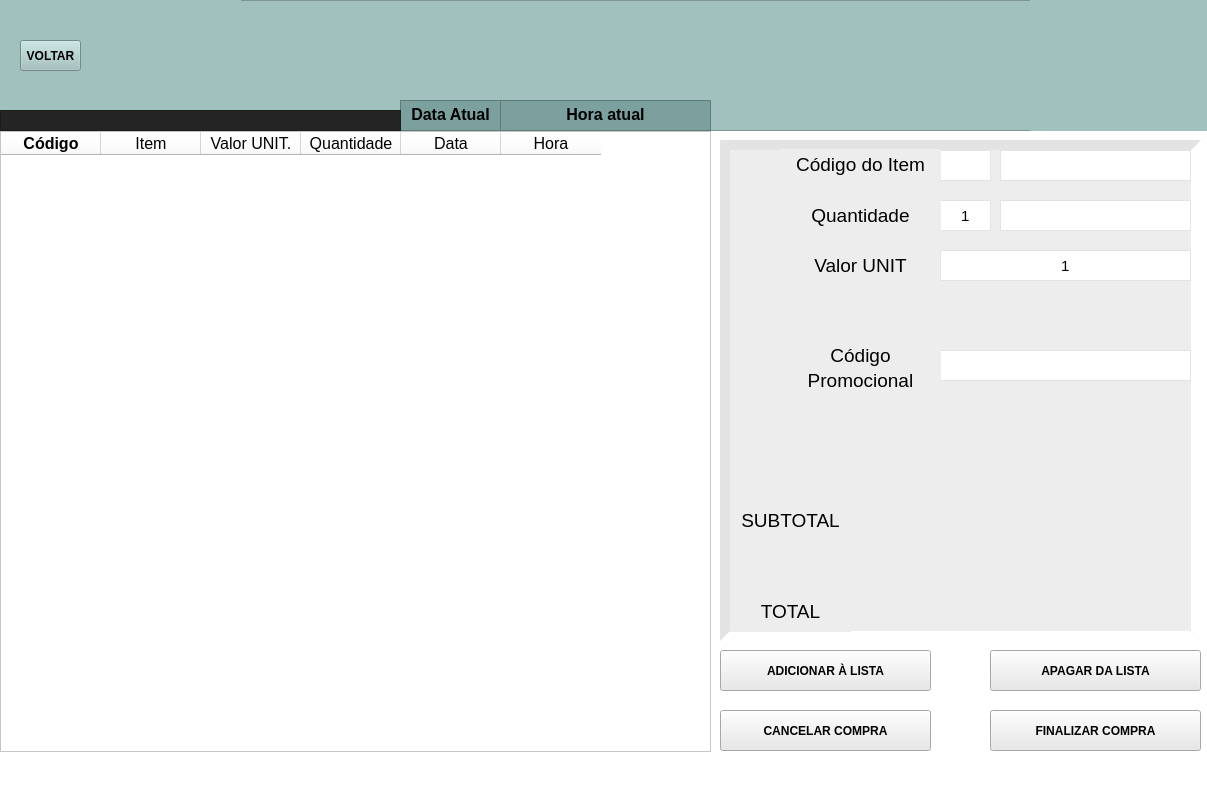
<?xml version="1.0" encoding="UTF-8"?>
<ui version="4.0">
 <class>MainWindow</class>
 <widget class="QMainWindow" name="MainWindow">
  <property name="geometry">
   <rect>
    <x>0</x>
    <y>0</y>
    <width>1207</width>
    <height>795</height>
   </rect>
  </property>
  <property name="windowTitle">
   <string>MainWindow</string>
  </property>
  <property name="styleSheet">
   <string notr="true">background-color: rgb(255, 255, 255);</string>
  </property>
  <widget class="QWidget" name="centralwidget">
   <widget class="QFrame" name="frame">
    <property name="geometry">
     <rect>
      <x>0</x>
      <y>0</y>
      <width>1221</width>
      <height>131</height>
     </rect>
    </property>
    <property name="styleSheet">
     <string notr="true">background-color: rgb(161, 193, 190);</string>
    </property>
    <property name="frameShape">
     <enum>QFrame::StyledPanel</enum>
    </property>
    <property name="frameShadow">
     <enum>QFrame::Raised</enum>
    </property>
    <widget class="QLabel" name="logo_3">
     <property name="geometry">
      <rect>
       <x>-10</x>
       <y>-50</y>
       <width>231</width>
       <height>251</height>
      </rect>
     </property>
     <property name="text">
      <string/>
     </property>
     <property name="pixmap">
      <pixmap>../../../../../964742/Downloads/Meteoro_Calçados_Logo-removebg-preview.png</pixmap>
     </property>
     <property name="scaledContents">
      <bool>true</bool>
     </property>
    </widget>
    <widget class="QLabel" name="label">
     <property name="geometry">
      <rect>
       <x>10</x>
       <y>-40</y>
       <width>231</width>
       <height>241</height>
      </rect>
     </property>
     <property name="text">
      <string/>
     </property>
     <property name="pixmap">
      <pixmap>../../../../../963914/Downloads/Meteoro_Calçados_Logo-removebg-preview.png</pixmap>
     </property>
     <property name="scaledContents">
      <bool>true</bool>
     </property>
    </widget>
    <widget class="QPushButton" name="bt_voltar">
     <property name="geometry">
      <rect>
       <x>20</x>
       <y>40</y>
       <width>61</width>
       <height>31</height>
      </rect>
     </property>
     <property name="font">
      <font>
       <weight>75</weight>
       <bold>true</bold>
      </font>
     </property>
     <property name="cursor">
      <cursorShape>PointingHandCursor</cursorShape>
     </property>
     <property name="styleSheet">
      <string notr="true">background-color: rgb(161, 193, 190);</string>
     </property>
     <property name="text">
      <string>VOLTAR</string>
     </property>
     <property name="icon">
      <iconset>
       <normaloff>../../../../../964742/Downloads/image (1).png</normaloff>../../../../../964742/Downloads/image (1).png</iconset>
     </property>
     <property name="iconSize">
      <size>
       <width>55</width>
       <height>55</height>
      </size>
     </property>
    </widget>
    <widget class="QLabel" name="label_2">
     <property name="geometry">
      <rect>
       <x>1030</x>
       <y>-30</y>
       <width>181</width>
       <height>191</height>
      </rect>
     </property>
     <property name="text">
      <string/>
     </property>
     <property name="pixmap">
      <pixmap>../images/Meteoro Calçados Logo.png</pixmap>
     </property>
     <property name="scaledContents">
      <bool>true</bool>
     </property>
     <property name="indent">
      <number>0</number>
     </property>
     <property name="openExternalLinks">
      <bool>false</bool>
     </property>
     <property name="textInteractionFlags">
      <set>Qt::NoTextInteraction</set>
     </property>
    </widget>
    <widget class="QTextEdit" name="textHora">
     <property name="geometry">
      <rect>
       <x>500</x>
       <y>100</y>
       <width>211</width>
       <height>31</height>
      </rect>
     </property>
     <property name="font">
      <font>
       <family>Arial</family>
       <pointsize>12</pointsize>
       <weight>75</weight>
       <bold>true</bold>
      </font>
     </property>
     <property name="styleSheet">
      <string notr="true">background-color: #7ba09d;
border-color: rgb(76, 99, 97);</string>
     </property>
     <property name="html">
      <string>&lt;!DOCTYPE HTML PUBLIC &quot;-//W3C//DTD HTML 4.0//EN&quot; &quot;http://www.w3.org/TR/REC-html40/strict.dtd&quot;&gt;
&lt;html&gt;&lt;head&gt;&lt;meta name=&quot;qrichtext&quot; content=&quot;1&quot; /&gt;&lt;style type=&quot;text/css&quot;&gt;
p, li { white-space: pre-wrap; }
&lt;/style&gt;&lt;/head&gt;&lt;body style=&quot; font-family:'Arial'; font-size:12pt; font-weight:600; font-style:normal;&quot;&gt;
&lt;p align=&quot;center&quot; style=&quot; margin-top:0px; margin-bottom:0px; margin-left:0px; margin-right:0px; -qt-block-indent:0; text-indent:0px;&quot;&gt;Hora atual&lt;/p&gt;&lt;/body&gt;&lt;/html&gt;</string>
     </property>
    </widget>
    <widget class="QTextEdit" name="textData">
     <property name="geometry">
      <rect>
       <x>400</x>
       <y>100</y>
       <width>101</width>
       <height>31</height>
      </rect>
     </property>
     <property name="font">
      <font>
       <family>Arial</family>
       <pointsize>12</pointsize>
       <weight>75</weight>
       <bold>true</bold>
      </font>
     </property>
     <property name="styleSheet">
      <string notr="true">background-color: #7ba09d;
border-color: rgb(76, 99, 97);</string>
     </property>
     <property name="html">
      <string>&lt;!DOCTYPE HTML PUBLIC &quot;-//W3C//DTD HTML 4.0//EN&quot; &quot;http://www.w3.org/TR/REC-html40/strict.dtd&quot;&gt;
&lt;html&gt;&lt;head&gt;&lt;meta name=&quot;qrichtext&quot; content=&quot;1&quot; /&gt;&lt;style type=&quot;text/css&quot;&gt;
p, li { white-space: pre-wrap; }
&lt;/style&gt;&lt;/head&gt;&lt;body style=&quot; font-family:'Arial'; font-size:12pt; font-weight:600; font-style:normal;&quot;&gt;
&lt;p align=&quot;center&quot; style=&quot; margin-top:0px; margin-bottom:0px; margin-left:0px; margin-right:0px; -qt-block-indent:0; text-indent:0px;&quot;&gt;Data Atual&lt;/p&gt;&lt;/body&gt;&lt;/html&gt;</string>
     </property>
    </widget>
   </widget>
   <widget class="QTableWidget" name="tableVendas">
    <property name="geometry">
     <rect>
      <x>0</x>
      <y>131</y>
      <width>711</width>
      <height>621</height>
     </rect>
    </property>
    <column>
     <property name="text">
      <string>Código</string>
     </property>
     <property name="font">
      <font>
       <pointsize>12</pointsize>
       <weight>75</weight>
       <bold>true</bold>
      </font>
     </property>
    </column>
    <column>
     <property name="text">
      <string>Item</string>
     </property>
     <property name="font">
      <font>
       <pointsize>12</pointsize>
      </font>
     </property>
    </column>
    <column>
     <property name="text">
      <string>Valor UNIT.</string>
     </property>
     <property name="font">
      <font>
       <pointsize>12</pointsize>
      </font>
     </property>
    </column>
    <column>
     <property name="text">
      <string>Quantidade</string>
     </property>
     <property name="font">
      <font>
       <pointsize>12</pointsize>
      </font>
     </property>
    </column>
    <column>
     <property name="text">
      <string>Data</string>
     </property>
     <property name="font">
      <font>
       <pointsize>12</pointsize>
      </font>
     </property>
    </column>
    <column>
     <property name="text">
      <string>Hora</string>
     </property>
     <property name="font">
      <font>
       <pointsize>12</pointsize>
      </font>
     </property>
    </column>
   </widget>
   <widget class="QFrame" name="frame_3">
    <property name="geometry">
     <rect>
      <x>0</x>
      <y>110</y>
      <width>401</width>
      <height>21</height>
     </rect>
    </property>
    <property name="styleSheet">
     <string notr="true">background-color: rgb(36, 36, 36);</string>
    </property>
    <property name="frameShape">
     <enum>QFrame::StyledPanel</enum>
    </property>
    <property name="frameShadow">
     <enum>QFrame::Raised</enum>
    </property>
   </widget>
   <widget class="QPushButton" name="bt_finalizar">
    <property name="geometry">
     <rect>
      <x>990</x>
      <y>710</y>
      <width>211</width>
      <height>41</height>
     </rect>
    </property>
    <property name="font">
     <font>
      <weight>75</weight>
      <bold>true</bold>
     </font>
    </property>
    <property name="cursor">
     <cursorShape>PointingHandCursor</cursorShape>
    </property>
    <property name="styleSheet">
     <string notr="true">background-color: #e8e8e8;</string>
    </property>
    <property name="text">
     <string>FINALIZAR COMPRA</string>
    </property>
    <property name="icon">
     <iconset>
      <normaloff>../../../../../964742/Downloads/image (1).png</normaloff>../../../../../964742/Downloads/image (1).png</iconset>
    </property>
    <property name="iconSize">
     <size>
      <width>55</width>
      <height>55</height>
     </size>
    </property>
   </widget>
   <widget class="QPushButton" name="bt_salvar">
    <property name="geometry">
     <rect>
      <x>720</x>
      <y>650</y>
      <width>211</width>
      <height>41</height>
     </rect>
    </property>
    <property name="font">
     <font>
      <weight>75</weight>
      <bold>true</bold>
     </font>
    </property>
    <property name="cursor">
     <cursorShape>PointingHandCursor</cursorShape>
    </property>
    <property name="styleSheet">
     <string notr="true">background-color: #e8e8e8;</string>
    </property>
    <property name="text">
     <string>ADICIONAR À LISTA</string>
    </property>
    <property name="icon">
     <iconset>
      <normaloff>../../../../../964742/Downloads/image (1).png</normaloff>../../../../../964742/Downloads/image (1).png</iconset>
    </property>
    <property name="iconSize">
     <size>
      <width>55</width>
      <height>55</height>
     </size>
    </property>
   </widget>
   <widget class="QPushButton" name="bt_excluir">
    <property name="geometry">
     <rect>
      <x>990</x>
      <y>650</y>
      <width>211</width>
      <height>41</height>
     </rect>
    </property>
    <property name="font">
     <font>
      <weight>75</weight>
      <bold>true</bold>
     </font>
    </property>
    <property name="cursor">
     <cursorShape>PointingHandCursor</cursorShape>
    </property>
    <property name="styleSheet">
     <string notr="true">background-color: #e8e8e8;</string>
    </property>
    <property name="text">
     <string>APAGAR DA LISTA</string>
    </property>
    <property name="icon">
     <iconset>
      <normaloff>../../../../../964742/Downloads/image (1).png</normaloff>../../../../../964742/Downloads/image (1).png</iconset>
    </property>
    <property name="iconSize">
     <size>
      <width>55</width>
      <height>55</height>
     </size>
    </property>
   </widget>
   <widget class="QPushButton" name="bt_cancelar">
    <property name="geometry">
     <rect>
      <x>720</x>
      <y>710</y>
      <width>211</width>
      <height>41</height>
     </rect>
    </property>
    <property name="font">
     <font>
      <weight>75</weight>
      <bold>true</bold>
     </font>
    </property>
    <property name="cursor">
     <cursorShape>PointingHandCursor</cursorShape>
    </property>
    <property name="styleSheet">
     <string notr="true">background-color: #e8e8e8;</string>
    </property>
    <property name="text">
     <string>CANCELAR COMPRA</string>
    </property>
    <property name="icon">
     <iconset>
      <normaloff>../../../../../964742/Downloads/image (1).png</normaloff>../../../../../964742/Downloads/image (1).png</iconset>
    </property>
    <property name="iconSize">
     <size>
      <width>55</width>
      <height>55</height>
     </size>
    </property>
   </widget>
   <widget class="QFrame" name="frame_4">
    <property name="geometry">
     <rect>
      <x>720</x>
      <y>140</y>
      <width>481</width>
      <height>501</height>
     </rect>
    </property>
    <property name="styleSheet">
     <string notr="true">background-color:#ededed;
border-width: 10px;
border-style: inset;
border-color: #e3e3e3;</string>
    </property>
    <property name="frameShape">
     <enum>QFrame::StyledPanel</enum>
    </property>
    <property name="frameShadow">
     <enum>QFrame::Raised</enum>
    </property>
    <widget class="QLineEdit" name="lineCod">
     <property name="geometry">
      <rect>
       <x>220</x>
       <y>10</y>
       <width>51</width>
       <height>31</height>
      </rect>
     </property>
     <property name="font">
      <font>
       <family>Arial</family>
       <pointsize>11</pointsize>
       <weight>50</weight>
       <bold>false</bold>
      </font>
     </property>
     <property name="styleSheet">
      <string notr="true">border-width: 1px;
border-style: solid;
border-color:#e3e3e3;
background-color: #ffffff;</string>
     </property>
     <property name="text">
      <string/>
     </property>
     <property name="alignment">
      <set>Qt::AlignCenter</set>
     </property>
    </widget>
    <widget class="QLineEdit" name="lineQuant">
     <property name="geometry">
      <rect>
       <x>220</x>
       <y>60</y>
       <width>51</width>
       <height>31</height>
      </rect>
     </property>
     <property name="font">
      <font>
       <family>Arial</family>
       <pointsize>11</pointsize>
       <weight>50</weight>
       <bold>false</bold>
      </font>
     </property>
     <property name="styleSheet">
      <string notr="true">border-width: 1px;
border-style: solid;
border-color:#e3e3e3;
background-color: #ffffff;</string>
     </property>
     <property name="text">
      <string>1</string>
     </property>
     <property name="alignment">
      <set>Qt::AlignCenter</set>
     </property>
    </widget>
    <widget class="QLabel" name="label_3">
     <property name="geometry">
      <rect>
       <x>60</x>
       <y>9</y>
       <width>161</width>
       <height>31</height>
      </rect>
     </property>
     <property name="font">
      <font>
       <family>Arial</family>
       <pointsize>14</pointsize>
       <weight>50</weight>
       <bold>false</bold>
      </font>
     </property>
     <property name="styleSheet">
      <string notr="true">border: none;
</string>
     </property>
     <property name="text">
      <string>Código do Item</string>
     </property>
     <property name="alignment">
      <set>Qt::AlignCenter</set>
     </property>
    </widget>
    <widget class="QLabel" name="label_4">
     <property name="geometry">
      <rect>
       <x>60</x>
       <y>60</y>
       <width>161</width>
       <height>31</height>
      </rect>
     </property>
     <property name="font">
      <font>
       <family>Arial</family>
       <pointsize>14</pointsize>
       <weight>50</weight>
       <bold>false</bold>
      </font>
     </property>
     <property name="styleSheet">
      <string notr="true">border: none;
</string>
     </property>
     <property name="text">
      <string>Quantidade</string>
     </property>
     <property name="alignment">
      <set>Qt::AlignCenter</set>
     </property>
    </widget>
    <widget class="QLineEdit" name="lineTotal">
     <property name="geometry">
      <rect>
       <x>130</x>
       <y>450</y>
       <width>341</width>
       <height>41</height>
      </rect>
     </property>
     <property name="font">
      <font>
       <family>Arial</family>
       <pointsize>18</pointsize>
      </font>
     </property>
     <property name="styleSheet">
      <string notr="true">border: none;
color: #737373;</string>
     </property>
     <property name="text">
      <string/>
     </property>
     <property name="alignment">
      <set>Qt::AlignCenter</set>
     </property>
    </widget>
    <widget class="QLabel" name="label_9">
     <property name="geometry">
      <rect>
       <x>10</x>
       <y>451</y>
       <width>121</width>
       <height>41</height>
      </rect>
     </property>
     <property name="font">
      <font>
       <family>Arial</family>
       <pointsize>14</pointsize>
       <weight>50</weight>
       <bold>false</bold>
      </font>
     </property>
     <property name="styleSheet">
      <string notr="true">border: none;
</string>
     </property>
     <property name="text">
      <string>TOTAL</string>
     </property>
     <property name="alignment">
      <set>Qt::AlignCenter</set>
     </property>
    </widget>
    <widget class="QLineEdit" name="lineCP1">
     <property name="geometry">
      <rect>
       <x>220</x>
       <y>210</y>
       <width>251</width>
       <height>31</height>
      </rect>
     </property>
     <property name="font">
      <font>
       <family>Arial</family>
       <pointsize>11</pointsize>
       <weight>50</weight>
       <bold>false</bold>
      </font>
     </property>
     <property name="styleSheet">
      <string notr="true">border-width: 1px;
border-style: solid;
border-color:#e3e3e3;
background-color: #ffffff;</string>
     </property>
     <property name="text">
      <string/>
     </property>
     <property name="alignment">
      <set>Qt::AlignCenter</set>
     </property>
    </widget>
    <widget class="QLabel" name="label_10">
     <property name="geometry">
      <rect>
       <x>60</x>
       <y>200</y>
       <width>161</width>
       <height>31</height>
      </rect>
     </property>
     <property name="font">
      <font>
       <family>Arial</family>
       <pointsize>14</pointsize>
       <weight>50</weight>
       <bold>false</bold>
      </font>
     </property>
     <property name="styleSheet">
      <string notr="true">border: none;
</string>
     </property>
     <property name="text">
      <string>Código</string>
     </property>
     <property name="alignment">
      <set>Qt::AlignCenter</set>
     </property>
    </widget>
    <widget class="QLabel" name="label_11">
     <property name="geometry">
      <rect>
       <x>60</x>
       <y>230</y>
       <width>161</width>
       <height>21</height>
      </rect>
     </property>
     <property name="font">
      <font>
       <family>Arial</family>
       <pointsize>14</pointsize>
       <weight>50</weight>
       <bold>false</bold>
      </font>
     </property>
     <property name="styleSheet">
      <string notr="true">border: none;
</string>
     </property>
     <property name="text">
      <string>Promocional</string>
     </property>
     <property name="alignment">
      <set>Qt::AlignCenter</set>
     </property>
    </widget>
    <widget class="QLabel" name="label_5">
     <property name="geometry">
      <rect>
       <x>60</x>
       <y>110</y>
       <width>161</width>
       <height>31</height>
      </rect>
     </property>
     <property name="font">
      <font>
       <family>Arial</family>
       <pointsize>14</pointsize>
       <weight>50</weight>
       <bold>false</bold>
      </font>
     </property>
     <property name="styleSheet">
      <string notr="true">border: none;
</string>
     </property>
     <property name="text">
      <string>Valor UNIT</string>
     </property>
     <property name="alignment">
      <set>Qt::AlignCenter</set>
     </property>
    </widget>
    <widget class="QLineEdit" name="lineUnit">
     <property name="geometry">
      <rect>
       <x>220</x>
       <y>110</y>
       <width>251</width>
       <height>31</height>
      </rect>
     </property>
     <property name="font">
      <font>
       <family>Arial</family>
       <pointsize>11</pointsize>
       <weight>50</weight>
       <bold>false</bold>
      </font>
     </property>
     <property name="styleSheet">
      <string notr="true">border-width: 1px;
border-style: solid;
border-color:#e3e3e3;
background-color: #ffffff;</string>
     </property>
     <property name="text">
      <string>1</string>
     </property>
     <property name="alignment">
      <set>Qt::AlignCenter</set>
     </property>
     <property name="readOnly">
      <bool>true</bool>
     </property>
    </widget>
    <widget class="QLabel" name="label_12">
     <property name="geometry">
      <rect>
       <x>10</x>
       <y>360</y>
       <width>121</width>
       <height>41</height>
      </rect>
     </property>
     <property name="font">
      <font>
       <family>Arial</family>
       <pointsize>14</pointsize>
       <weight>50</weight>
       <bold>false</bold>
      </font>
     </property>
     <property name="styleSheet">
      <string notr="true">border: none;
</string>
     </property>
     <property name="text">
      <string>SUBTOTAL</string>
     </property>
     <property name="alignment">
      <set>Qt::AlignCenter</set>
     </property>
    </widget>
    <widget class="QLineEdit" name="lineSTotal">
     <property name="geometry">
      <rect>
       <x>130</x>
       <y>360</y>
       <width>341</width>
       <height>41</height>
      </rect>
     </property>
     <property name="font">
      <font>
       <family>Arial</family>
       <pointsize>18</pointsize>
      </font>
     </property>
     <property name="styleSheet">
      <string notr="true">border: none;
color: #737373;</string>
     </property>
     <property name="text">
      <string/>
     </property>
     <property name="alignment">
      <set>Qt::AlignCenter</set>
     </property>
    </widget>
    <widget class="QLineEdit" name="lineDesc">
     <property name="geometry">
      <rect>
       <x>130</x>
       <y>400</y>
       <width>341</width>
       <height>51</height>
      </rect>
     </property>
     <property name="font">
      <font>
       <family>Arial</family>
       <pointsize>18</pointsize>
      </font>
     </property>
     <property name="styleSheet">
      <string notr="true">border: none;
color: rgb(255, 0, 0);</string>
     </property>
     <property name="text">
      <string/>
     </property>
     <property name="alignment">
      <set>Qt::AlignCenter</set>
     </property>
    </widget>
    <widget class="QLineEdit" name="lineResta">
     <property name="geometry">
      <rect>
       <x>280</x>
       <y>10</y>
       <width>191</width>
       <height>31</height>
      </rect>
     </property>
     <property name="font">
      <font>
       <family>Arial</family>
       <pointsize>11</pointsize>
       <weight>50</weight>
       <bold>false</bold>
      </font>
     </property>
     <property name="styleSheet">
      <string notr="true">border-width: 1px;
border-style: solid;
border-color:#e3e3e3;
background-color: #ffffff;</string>
     </property>
     <property name="inputMask">
      <string/>
     </property>
     <property name="text">
      <string/>
     </property>
     <property name="alignment">
      <set>Qt::AlignCenter</set>
     </property>
     <property name="readOnly">
      <bool>true</bool>
     </property>
    </widget>
    <widget class="QLineEdit" name="lineValor">
     <property name="geometry">
      <rect>
       <x>280</x>
       <y>60</y>
       <width>191</width>
       <height>31</height>
      </rect>
     </property>
     <property name="font">
      <font>
       <family>Arial</family>
       <pointsize>11</pointsize>
       <weight>50</weight>
       <bold>false</bold>
      </font>
     </property>
     <property name="styleSheet">
      <string notr="true">border-width: 1px;
border-style: solid;
border-color:#e3e3e3;
background-color: #ffffff;</string>
     </property>
     <property name="text">
      <string/>
     </property>
     <property name="alignment">
      <set>Qt::AlignCenter</set>
     </property>
     <property name="readOnly">
      <bool>true</bool>
     </property>
    </widget>
   </widget>
  </widget>
  <widget class="QMenuBar" name="menubar">
   <property name="geometry">
    <rect>
     <x>0</x>
     <y>0</y>
     <width>1207</width>
     <height>21</height>
    </rect>
   </property>
  </widget>
  <widget class="QStatusBar" name="statusbar"/>
 </widget>
 <resources/>
 <connections/>
</ui>
